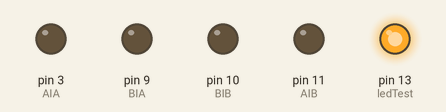
Recording of a sketch running on a simulated Arduino Uno, built with avr-gcc and run on an emulated ATmega328P. Parts: output pins drawn as LEDs (lit = HIGH).

Above: at 1.1 s.
At 2.5 s:
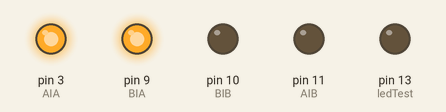
At 5.2 s:
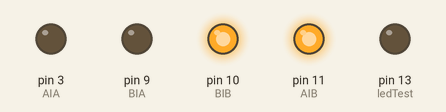
At 8.3 s:
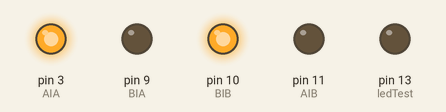
At 11.8 s:
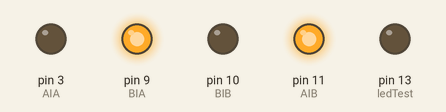
At 15.8 s:
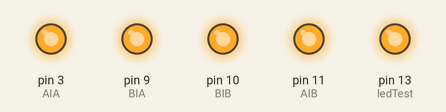
Timing chart, 0 to 16.1 s (numbered marks = the images above):
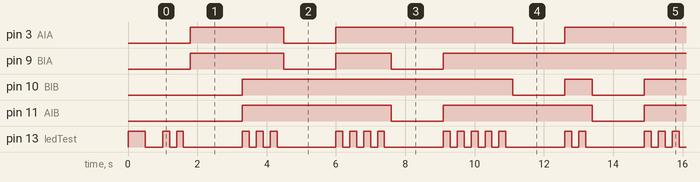

The sketch:

Motores.ino
```cpp
//definiendo constantes

const int AIA = 3;
const int AIB = 11;
const int BIA = 9;
const int BIB = 10;

const int ledTest = 13;


void setup()
{
  //definir las salidas

  pinMode(AIA, OUTPUT);
  pinMode(AIB, OUTPUT);
  pinMode(BIA, OUTPUT);
  pinMode(BIB, OUTPUT);

  pinMode(ledTest, OUTPUT);

  //salidas apagadas

  analogWrite(AIA, 0);
  analogWrite(AIB, 0);
  analogWrite(BIA, 0);
  analogWrite(BIB, 0);

  digitalWrite(ledTest, LOW);

  //saludo inicial

  for (int l=0; l<=3; l++);
 {
  digitalWrite(ledTest, HIGH);
  delay(500);
  digitalWrite(ledTest, LOW);
  delay(500);
 }


}


void loop()
{
  parpadeo(1);
  adelante();
  delay(1500);
  parar();

  parpadeo(2);
  atras();
  delay(1500);
  parar();

  parpadeo(3);
  derecha();
  delay(1500);
  parar();

  parpadeo(4);
  izquierda();
  delay(1500);
  parar();
}

void adelante ()
{
  analogWrite(AIA, 255);
  analogWrite(AIB, 0);
  analogWrite(BIA, 255);
  analogWrite(BIB, 0);
}

void atras()
{
  analogWrite(AIA, 0);
  analogWrite(AIB, 255);
  analogWrite(BIA, 0);
  analogWrite(BIB, 255);
}

void derecha()
{
  analogWrite(AIA, 255);
  analogWrite(AIB, 0);
  analogWrite(BIA, 0);
  analogWrite(BIB, 255);
}

void izquierda()
{
  analogWrite(AIA, 0);
  analogWrite(AIB, 255);
  analogWrite(BIA, 255);
  analogWrite(BIB, 0);
}

void parar()
{
  analogWrite(AIA, 255);
  analogWrite(AIB, 255);
  analogWrite(BIA, 255);
  analogWrite(BIB, 255);
}

void parpadeo (int veces)
{
  for (int i=0; i<=veces; i++)
  {
    digitalWrite(ledTest, HIGH);
    delay(200);
    digitalWrite(ledTest, LOW);
    delay(200);
  }
}
```

Measured:
- by itself, pin 3 (AIA): repeats every 11.6 s: LOW 1.5 s, HIGH 5.1 s, LOW 1.5 s, HIGH 3.5 s
- by itself, pin 9 (BIA): repeats every 11.6 s: LOW 1.5 s, HIGH 1.6 s, LOW 1.5 s, HIGH 7.0 s
- by itself, pin 10 (BIB): repeats every 11.6 s: LOW 1.5 s, HIGH 0.80 s, LOW 1.5 s, HIGH 7.8 s
- by itself, pin 11 (AIB): alternates HIGH for 4.3 s and LOW for 1.5 s
- by itself, pin 13 (ledTest): moves between LOW and HIGH, repeating every 11.6 s
